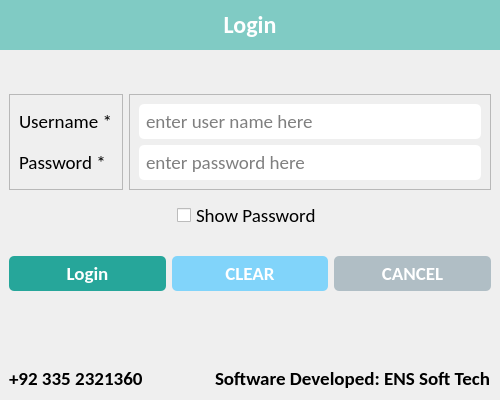
<?xml version="1.0" encoding="UTF-8"?>
<ui version="4.0">
 <class>LoginWindow</class>
 <widget class="QMainWindow" name="LoginWindow">
  <property name="geometry">
   <rect>
    <x>0</x>
    <y>0</y>
    <width>500</width>
    <height>400</height>
   </rect>
  </property>
  <property name="minimumSize">
   <size>
    <width>500</width>
    <height>400</height>
   </size>
  </property>
  <property name="maximumSize">
   <size>
    <width>500</width>
    <height>400</height>
   </size>
  </property>
  <property name="windowTitle">
   <string>Login Page</string>
  </property>
  <widget class="QWidget" name="centralwidget">
   <property name="styleSheet">
    <string notr="true">

#label {
	background-color: #80cbc4;
	padding: 10px;
	color: #fff;
}

#label_5 {
	color: #fff;
}

#btn_save {
	background-color: #26a69a;
	border-radius: 5px;
	padding: 5px 0px;
	color: white;
}

#btn_clear {
	background-color: #81d4fa;
	border-radius: 5px;
	padding: 5px 0px;
	color: white;
}

#btn_cancel {
	background-color: #b0bec5;
	border-radius: 5px;
	padding: 5px 0px;
	color: white;
}

#btn_create_business {
	background-color: #4dd0e1;
	border-radius: 5px;
	padding: 5px 0px;
	color: white;
}

#btn_create_business {
	background-color: #4dd0e1;
	border-radius: 5px;
	padding: 5px 0px;
	color: white;
}

QLineEdit {
	border-radius: 5px;
	padding: 5px 5px;
}

QDateEdit {
	border-radius: 5px;
	padding: 5px 5px;
}

QComboBox {
	border-radius: 5px;
	padding: 5px 5px;
}

QTextEdit {
	border-radius: 10px;
	padding: 0px 0px;
}</string>
   </property>
   <layout class="QVBoxLayout" name="verticalLayout_3">
    <property name="spacing">
     <number>1</number>
    </property>
    <property name="leftMargin">
     <number>0</number>
    </property>
    <property name="topMargin">
     <number>0</number>
    </property>
    <property name="rightMargin">
     <number>0</number>
    </property>
    <property name="bottomMargin">
     <number>0</number>
    </property>
    <item alignment="Qt::AlignTop">
     <widget class="QLabel" name="label">
      <property name="font">
       <font>
        <family>Calibri</family>
        <pointsize>18</pointsize>
        <weight>75</weight>
        <bold>true</bold>
       </font>
      </property>
      <property name="text">
       <string>Login</string>
      </property>
      <property name="alignment">
       <set>Qt::AlignCenter</set>
      </property>
      <property name="margin">
       <number>0</number>
      </property>
     </widget>
    </item>
    <item>
     <widget class="QWidget" name="widget" native="true">
      <layout class="QHBoxLayout" name="horizontalLayout">
       <item>
        <widget class="QFrame" name="frame">
         <property name="frameShape">
          <enum>QFrame::StyledPanel</enum>
         </property>
         <property name="frameShadow">
          <enum>QFrame::Raised</enum>
         </property>
         <layout class="QVBoxLayout" name="verticalLayout_2">
          <item>
           <widget class="QLabel" name="lbl_username">
            <property name="font">
             <font>
              <family>Calibri</family>
              <pointsize>14</pointsize>
             </font>
            </property>
            <property name="text">
             <string>Username *</string>
            </property>
           </widget>
          </item>
          <item>
           <widget class="QLabel" name="lbl_password">
            <property name="font">
             <font>
              <family>Calibri</family>
              <pointsize>14</pointsize>
             </font>
            </property>
            <property name="text">
             <string>Password *</string>
            </property>
           </widget>
          </item>
         </layout>
        </widget>
       </item>
       <item>
        <widget class="QFrame" name="frame_2">
         <property name="frameShape">
          <enum>QFrame::StyledPanel</enum>
         </property>
         <property name="frameShadow">
          <enum>QFrame::Raised</enum>
         </property>
         <layout class="QVBoxLayout" name="verticalLayout">
          <item>
           <widget class="QLineEdit" name="txt_username">
            <property name="minimumSize">
             <size>
              <width>0</width>
              <height>35</height>
             </size>
            </property>
            <property name="maximumSize">
             <size>
              <width>16777215</width>
              <height>35</height>
             </size>
            </property>
            <property name="font">
             <font>
              <family>Calibri</family>
              <pointsize>14</pointsize>
             </font>
            </property>
            <property name="placeholderText">
             <string>enter user name here</string>
            </property>
           </widget>
          </item>
          <item>
           <widget class="QLineEdit" name="txt_password">
            <property name="minimumSize">
             <size>
              <width>0</width>
              <height>35</height>
             </size>
            </property>
            <property name="maximumSize">
             <size>
              <width>16777215</width>
              <height>35</height>
             </size>
            </property>
            <property name="font">
             <font>
              <family>Calibri</family>
              <pointsize>14</pointsize>
             </font>
            </property>
            <property name="placeholderText">
             <string>enter password here</string>
            </property>
           </widget>
          </item>
         </layout>
        </widget>
       </item>
      </layout>
     </widget>
    </item>
    <item alignment="Qt::AlignHCenter">
     <widget class="QCheckBox" name="show_password">
      <property name="font">
       <font>
        <family>Calibri</family>
        <pointsize>14</pointsize>
       </font>
      </property>
      <property name="text">
       <string>Show Password</string>
      </property>
     </widget>
    </item>
    <item>
     <widget class="QWidget" name="bottom_widget" native="true">
      <layout class="QHBoxLayout" name="horizontalLayout_2">
       <item>
        <widget class="QPushButton" name="btn_save">
         <property name="font">
          <font>
           <family>Calibri</family>
           <pointsize>14</pointsize>
           <weight>75</weight>
           <bold>true</bold>
          </font>
         </property>
         <property name="cursor">
          <cursorShape>OpenHandCursor</cursorShape>
         </property>
         <property name="text">
          <string>Login</string>
         </property>
         <property name="icon">
          <iconset resource="../resources.qrc">
           <normaloff>:/icons/assets/icons/user.png</normaloff>:/icons/assets/icons/user.png</iconset>
         </property>
         <property name="iconSize">
          <size>
           <width>32</width>
           <height>32</height>
          </size>
         </property>
        </widget>
       </item>
       <item>
        <widget class="QPushButton" name="btn_clear">
         <property name="font">
          <font>
           <family>Calibri</family>
           <pointsize>14</pointsize>
           <weight>75</weight>
           <bold>true</bold>
          </font>
         </property>
         <property name="cursor">
          <cursorShape>OpenHandCursor</cursorShape>
         </property>
         <property name="text">
          <string>CLEAR</string>
         </property>
         <property name="icon">
          <iconset resource="../resources.qrc">
           <normaloff>:/icons/assets/icons/clear.png</normaloff>:/icons/assets/icons/clear.png</iconset>
         </property>
         <property name="iconSize">
          <size>
           <width>32</width>
           <height>32</height>
          </size>
         </property>
        </widget>
       </item>
       <item>
        <widget class="QPushButton" name="btn_cancel">
         <property name="font">
          <font>
           <family>Calibri</family>
           <pointsize>14</pointsize>
           <weight>75</weight>
           <bold>true</bold>
          </font>
         </property>
         <property name="cursor">
          <cursorShape>OpenHandCursor</cursorShape>
         </property>
         <property name="text">
          <string>CANCEL</string>
         </property>
         <property name="icon">
          <iconset resource="../resources.qrc">
           <normaloff>:/icons/assets/icons/close.png</normaloff>:/icons/assets/icons/close.png</iconset>
         </property>
         <property name="iconSize">
          <size>
           <width>32</width>
           <height>32</height>
          </size>
         </property>
        </widget>
       </item>
      </layout>
     </widget>
    </item>
    <item alignment="Qt::AlignBottom">
     <widget class="QWidget" name="widget_2" native="true">
      <layout class="QHBoxLayout" name="horizontalLayout_3">
       <item>
        <widget class="QLabel" name="label_3">
         <property name="font">
          <font>
           <family>Calibri</family>
           <pointsize>14</pointsize>
           <weight>75</weight>
           <bold>true</bold>
          </font>
         </property>
         <property name="text">
          <string>+92 335 2321360</string>
         </property>
        </widget>
       </item>
       <item>
        <widget class="QLabel" name="label_2">
         <property name="font">
          <font>
           <family>Calibri</family>
           <pointsize>14</pointsize>
           <weight>75</weight>
           <bold>true</bold>
          </font>
         </property>
         <property name="text">
          <string>Software Developed: ENS Soft Tech</string>
         </property>
        </widget>
       </item>
      </layout>
     </widget>
    </item>
   </layout>
  </widget>
 </widget>
 <resources>
  <include location="../resources.qrc"/>
 </resources>
 <connections/>
</ui>
